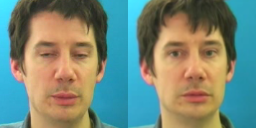
#> input picture data/lipsync_grid/fake_desync/fake_desync_0008.png, 256 x 128 px
$ python -i feature_extractors.py   (imports and definitions only)
#> lines starting #> are read from the running program, lines starting #| are printed output that depends on the picture; after the words box and inside, x2 and y2 are one past the last pixel; in counts of white or black regions, pixels touching at a corner belong together
"""
Feature Extractors
==================
Hand-crafted features for lip-sync analysis and deepfake detection.

Includes:
- Temporal consistency scoring
- Frequency domain analysis
- Lip synchronization scoring
- Edge density analysis
"""

import numpy as np
import cv2
from scipy import fft
from scipy.signal import correlate
from typing import List, Tuple, Dict, Any


# [310 lines left out: functions compute_temporal_consistency, _compute_correlation, _compute_simple_ssim, _compute_edge_consistency, _compute_histogram_similarity, analyze_frequency_artifacts and 4 more, not called in this run]


def compute_authenticity_features(
    img_path: str
) -> Dict[str, float]:
    """
    Compute authenticity features from a concatenated frame pair image.

    Used for images where two frames are side by side.

    Args:
        img_path: Path to image file

    Returns:
        Dictionary of feature values
    """
    img = cv2.imread(str(img_path))
#> img is the input picture: shape (128, 256, 3); mean B, G, R 121.7, 136.4, 118.8
    if img is None:
        return {
            'correlation': 0,
            'pixel_diff': 100,
            'edge_diff': 1,
            'mismatch_score': 100
        }

    h, w = img.shape[:2]
#> h = 128; w = 256

    # Split into left and right frames
    left_frame = img[:, :w//2]
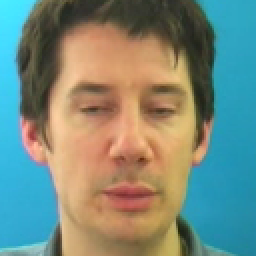
#> left_frame: shape (128, 128, 3) (shown 2 times larger); mean B, G, R 125.1, 138.1, 121.2
    right_frame = img[:, w//2:]
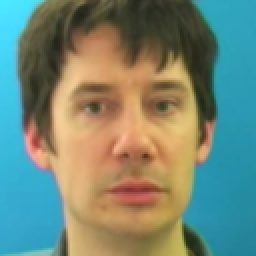
#> right_frame: shape (128, 128, 3) (shown 2 times larger); mean B, G, R 118.4, 134.8, 116.4

    # Convert to grayscale and resize
    left_gray = cv2.cvtColor(left_frame, cv2.COLOR_BGR2GRAY)
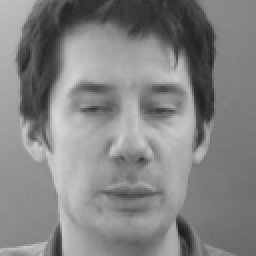
#> left_gray: shape (128, 128) (shown 2 times larger); min 32, max 216, mean 131.5
    right_gray = cv2.cvtColor(right_frame, cv2.COLOR_BGR2GRAY)
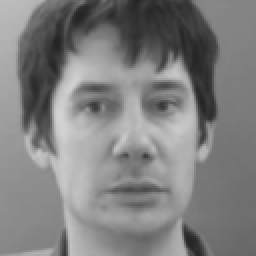
#> right_gray: shape (128, 128) (shown 2 times larger); min 34, max 212, mean 127.4
    left_gray = cv2.resize(left_gray, (64, 64))
#> left_gray: shape (64, 64)
    right_gray = cv2.resize(right_gray, (64, 64))
#> right_gray: shape (64, 64)

    # Correlation
    correlation = np.corrcoef(left_gray.flatten(), right_gray.flatten())[0, 1]
#> correlation = 0.865
    if np.isnan(correlation):
        correlation = 0

    # Pixel difference
    diff = np.abs(left_gray.astype(float) - right_gray.astype(float)).mean()
#> diff = 12.86

    # Edge analysis
    edges_left = cv2.Canny(left_gray, 50, 150)
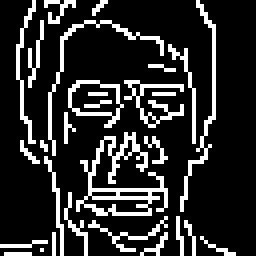
#> edges_left: shape (64, 64) (shown 4 times larger); 17.3% white in thin lines or dots
    edges_right = cv2.Canny(right_gray, 50, 150)
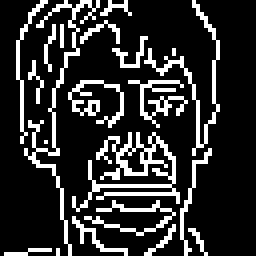
#> edges_right: shape (64, 64) (shown 4 times larger); 18.1% white in thin lines or dots, all inside (x1, y1, x2, y2) = (1, 0, 55, 64)
    edge_density_left = edges_left.sum() / edges_left.size
#> edge_density_left = 44.2
    edge_density_right = edges_right.sum() / edges_right.size
#> edge_density_right = 46.13
    edge_diff = abs(edge_density_left - edge_density_right)
#> edge_diff = 1.93

    # Mismatch score (0-100)
    mismatch_score = max(0, min(100, (1 - correlation) * 50 + diff * 0.5))
#> mismatch_score = 13.2

    return {
        'correlation': correlation,
        'pixel_diff': diff,
        'edge_density_left': edge_density_left,
        'edge_density_right': edge_density_right,
        'edge_diff': edge_diff,
        'mismatch_score': mismatch_score
    }

>>> result = compute_authenticity_features('../../data/lipsync_grid/fake_desync/fake_desync_0008.png')
#> result = {'correlation': 0.865, 'pixel_diff': 12.86, 'edge_density_left': 44.2, 'edge_density_right': 46.13, 'edge_diff': 1.93, 'mismatch_score': 13.2}

$ run again, on data/lipsync_grid/fake_desync/fake_desync_0014.png
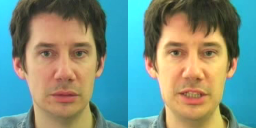
#> input picture data/lipsync_grid/fake_desync/fake_desync_0014.png, 256 x 128 px
#> in compute_authenticity_features, img is the input picture: shape (128, 256, 3); mean B, G, R 131.4, 144.9, 120.5
#> in compute_authenticity_features, `right_gray = cv2.resize(right_gray, (64, 64))`:
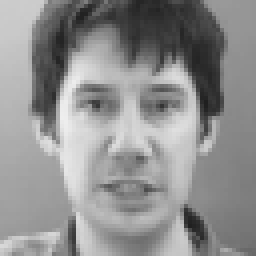
#> right_gray: shape (64, 64) (shown 4 times larger); min 31, max 238, mean 143.1
#> correlation = 0.791
#> diff = 25.29
#> edges_left: shape (64, 64); 17.6% white in thin lines or dots
#> in compute_authenticity_features, `edges_right = cv2.Canny(right_gray, 50, 150)`:
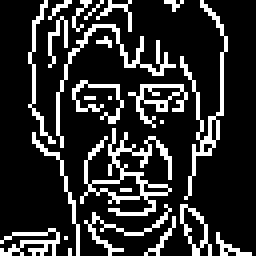
#> edges_right: shape (64, 64) (shown 4 times larger); 18.3% white in thin lines or dots
#> edge_density_left = 44.82
#> edge_density_right = 46.63
#> edge_diff = 1.81
#> mismatch_score = 23.12
#> result = {'correlation': 0.791, 'pixel_diff': 25.29, 'edge_density_left': 44.82, 'edge_density_right': 46.63, 'edge_diff': 1.81, 'mismatch_score': 23.12}
